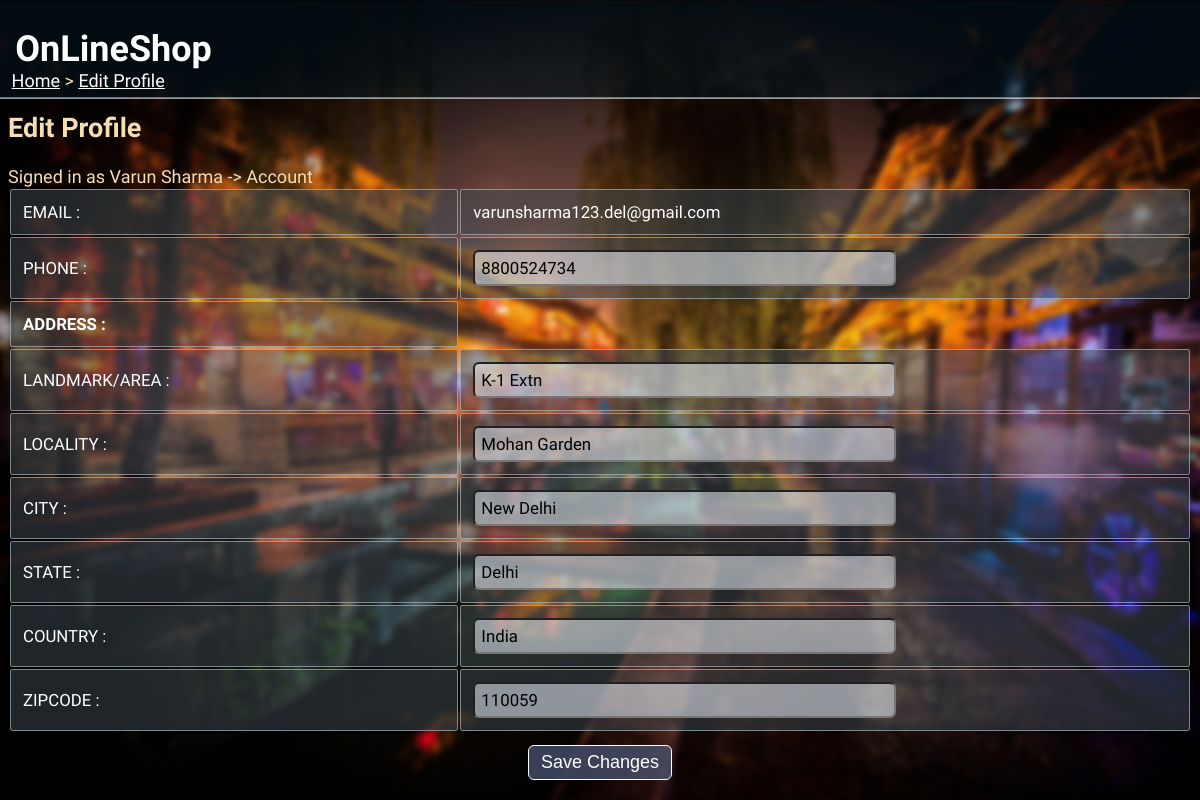
The app's page /editprofile/ (signed in) with its own data.
### tables this page shows
CREATE TABLE "seller"(
sellID varchar(10) PRIMARY KEY,
name varchar(30) NOT NULL,
email varchar(30) UNIQUE,
phone varchar(13) NOT NULL,
area varchar(20) NOT NULL,
locality varchar(20) NOT NULL,
city varchar(20) NOT NULL,
state varchar(20) NOT NULL,
country varchar(20) NOT NULL,
zipcode varchar(6) NOT NULL,
password varchar(20) NOT NULL);

### __init__.py (the view)
@app.route("/editprofile/", methods=["POST", "GET"])
def edit_profile():
    if 'userid' not in session:
        return redirect(url_for('home'))
    if request.method=="POST":
        data = request.form
        update_details(data, session['userid'], session['type'])
        return redirect(url_for('view_profile', id=session['userid']))
    if request.method=="GET":
        userid = session["userid"]
        type = session["type"]
        det, _ = fetch_details(userid, type)
        det = det[0]
        return render_template("edit_profile.html",
                                name=det[1],
                                email=det[2],
                                phone=det[3],
                                area=det[4],
                                locality=det[5],
                                city=det[6],
                                state=det[7],
                                country=det[8],
                                zip=det[9])

### dbaccess.py (called while the page is built)
def fetch_details(userid, type):
    conn = sqlite3.connect("onlineshop.db")
    cur = conn.cursor()
    if type=="Customer":
        a = cur.execute("SELECT * FROM customer WHERE custID=?", (userid,))
        a = list(a)
        b = []
    elif type=="Seller":
        a = cur.execute("SELECT * FROM seller WHERE sellID=?", (userid,))
        a = list(a)
        b = cur.execute("SELECT DISTINCT(category) from product WHERE sellID=?", (userid,))
        b = [i[0] for i in b ]
    conn.close()
    return a, b

### templates/edit_profile.html (shortened to what this page needs)
<html>
<head>
  <link rel="stylesheet" href="{{url_for('static', filename='main.css')}}">
</head>
<body>
  <div class="sticky">
    <h1>OnLineShop</h1>
  </div>
  <div class="nav">
    <p><a href="/">Home</a> > <a href="">Edit Profile</a></p>
  </div>
  <h2>Edit Profile</h2>
  Signed in as {{name}} -> {{type}} Account
  <form action="" method="POST" onsubmit="return validateForm()">
  <table>
    <tr>
      <td>EMAIL :</td><td>{{email}}</td>
    </tr>
    <tr>
      <td>PHONE :</td><td><input type="tel" name="phone" value="{{phone}}" id="phone"></td>
    </tr>
    <tr>
      <td><b>ADDRESS :</b></td>
    </tr>
    <tr>
      <td>LANDMARK/AREA :</td><td><input type="text" name="area" value="{{area}}" class="address"></td>
    </tr>
    <tr>
      <td>LOCALITY :</td><td><input type="text" name="locality" value="{{locality}}" class="address"></td>
    </tr>
    <tr>
      <td>CITY :</td><td><input type="text" name="city" value="{{city}}" class="place"></td>
    </tr>
    <tr>
      <td>STATE :</td><td><input type="text" name="state" value="{{state}}" class="place"></td>
    </tr>
    <tr>
      <td>COUNTRY :</td><td><input type="text" name="country" value="{{country}}" class="place"></td>
    </tr>
    <tr>
      <td>ZIPCODE :</td><td><input type="text" name="zip" value="{{zip}}" id="zip"></td>
    </tr>
  </table>
  <input type="submit" value="Save Changes" style="display:block; margin-left:auto; margin-right:auto; margin-top:1vw;">
</form>
</body>
</html>

### static/main.css (style rules this page uses)
div.sticky { position: -webkit-sticky; position: sticky; top: 0.2px; margin: -0.7vw; background-color: rgba(3, 22, 32, 0.5); color: white; padding: 0.3vw; font-size: 1.5vw; border-bottom: 1px solid white; font-family: 'Acme'; }
div.sticky h1 { padding-left:1vw; }
body { font-family:'K2D'; font-size: 1.5vw; background-image: url('background2.jpg'); background-size: cover; background-repeat: no-repeat; background-attachment: fixed; color: wheat; max-width: 100%; overflow-x: hidden; }
div.nav { position: fixed; display: block; top: 5vw; margin:-0.7vw; padding-left:1vw; border:none; overflow: hidden; }
div.nav a { text-decoration: underline; color: white; }
input[type=text], input[type=email], input[type=password],input[type=tel], input[type=search], input[type=number],select, textarea { font-family: inherit; background-color: rgba(240, 248, 255, 0.534); border-radius: 0.5vw; width: 60%; font-size: 1.4vw; padding:0.5vw; }
input[type=submit] { cursor: pointer; font-size: 1.5vw; padding: 0.5vw 1vw 0.5vw 1vw; border-radius: 0.5vw; color: white; background-color: rgba(74, 87, 116, 0.747); border: 1px solid white; }
table { width: 100%; font-size: 1.4vw; }
td { border: 1px solid rgba(187, 203, 207, 0.589); border-radius: 0.2vw; padding:1vw; text-align: left; background-color: rgba(60, 71, 80, 0.521); color: white; word-wrap: break-word; }
a { text-decoration: underline; color: white; }

### records on screen
seller: name "Varun Sharma", email "varunsharma123.del@gmail.com", phone "8800524734", area "K-1 Extn", locality "Mohan Garden", city "New Delhi", state "Delhi", country "India", zip "110059"
